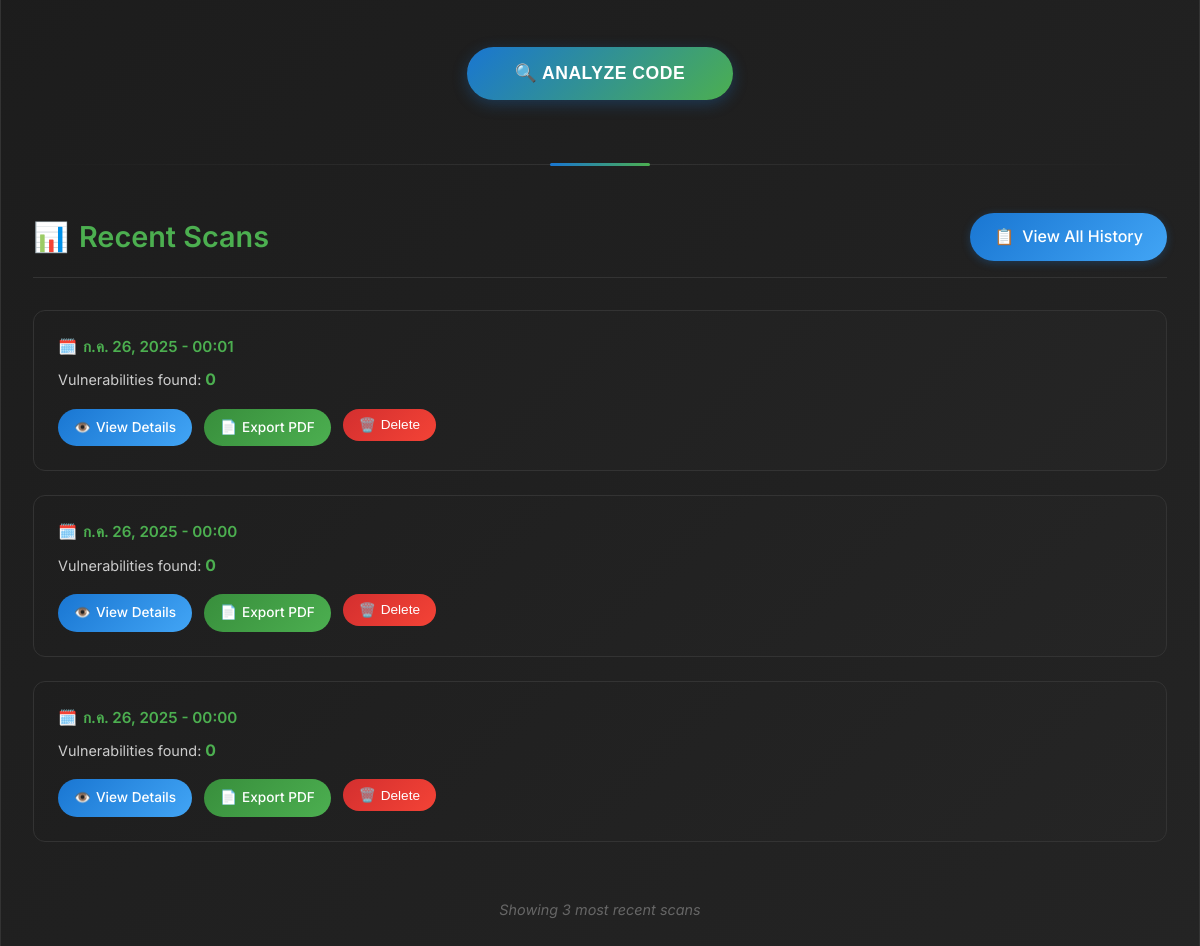
/index/ (signed in, lower part), run on an earlier commit of the app's database.
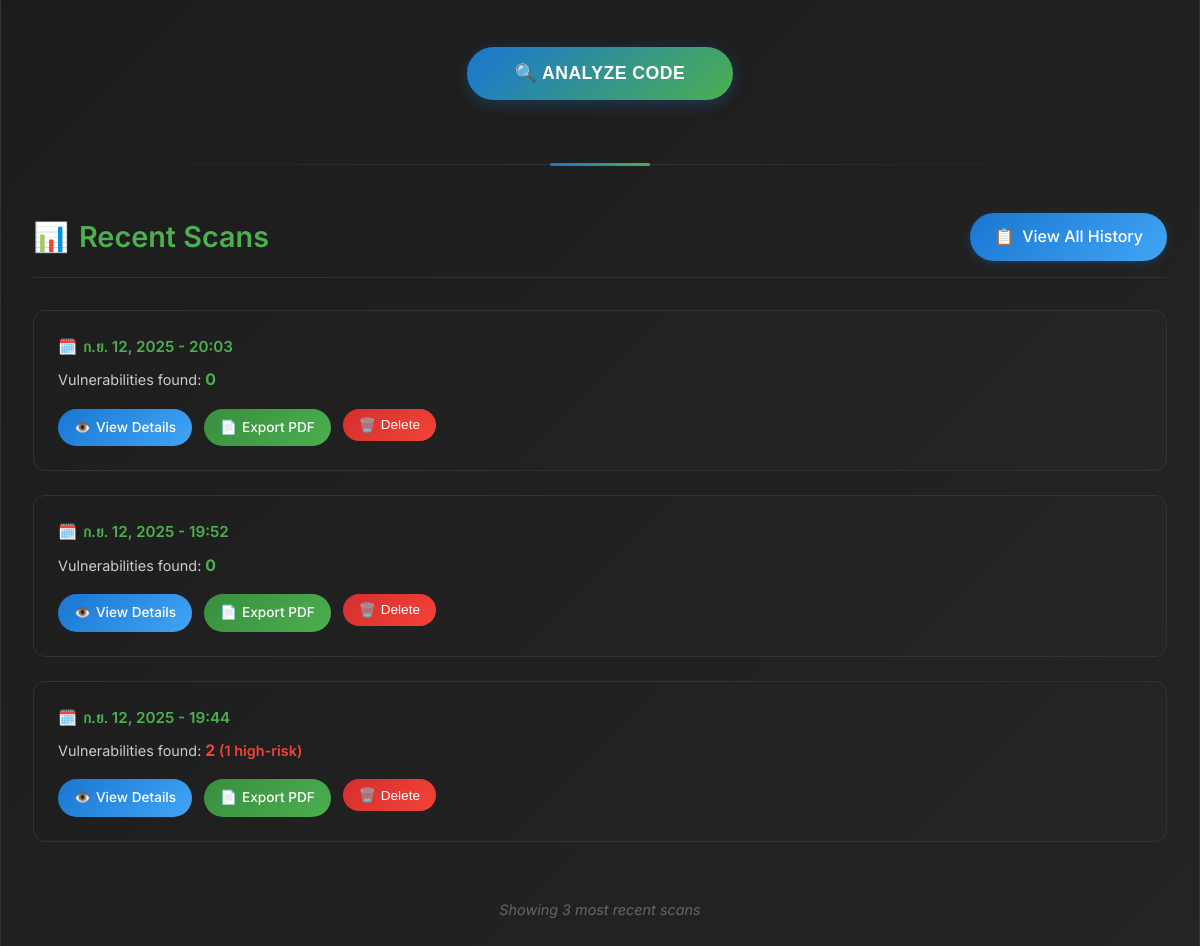
And on a later commit of the database.
### scp4/models.py (models this page shows, shortened)
class ScanResult(models.Model):
    user = models.ForeignKey(
        User,
        on_delete=models.CASCADE,
        related_name='scan_results',
        db_index=True,
        verbose_name="ผู้ใช้"
    )
    scanned_at = models.DateTimeField(
        auto_now_add=True,
        db_index=True,
        verbose_name="วันที่และเวลาที่สแกน"
    )
    scanned_code = models.TextField(verbose_name="โค้ดที่ถูกสแกน")
    analysis_result_raw = models.TextField(
        blank=True,
        null=True,
        verbose_name="ผลลัพธ์ดิบจาก AI"
    )
    ai_model_used = models.CharField(
        max_length=100,
        default="deepseek-coder:6.7b",
        verbose_name="AI Model ที่ใช้"
    )
    total_vulnerabilities = models.PositiveIntegerField(
        default=0,
        verbose_name="จำนวนช่องโหว่รวม"
    )
    critical_severity_count = models.PositiveIntegerField(
        default=0,
        verbose_name="Critical"
    )
    high_severity_count = models.PositiveIntegerField(
        default=0,
        verbose_name="High"
    )
    medium_severity_count = models.PositiveIntegerField(
        default=0,
        verbose_name="Medium"
    )
    low_severity_count = models.PositiveIntegerField(
        default=0,
        verbose_name="Low"
    )
    info_severity_count = models.PositiveIntegerField(
        default=0,
        verbose_name="Info"
    )
    class Meta:
        verbose_name = "ผลลัพธ์การสแกน"
        verbose_name_plural = "ผลลัพธ์การสแกน"
        ordering = ['-scanned_at']
        indexes = [
            models.Index(fields=['user', '-scanned_at']),
            models.Index(fields=['total_vulnerabilities']),
            models.Index(fields=['scanned_at']),
        ]

### scp4/views.py (the view)
# urls.py: path('index/', views.index, name='index'),
@login_required
def index(request):
    recent_scans = ScanResult.objects.filter(user=request.user).order_by('-scanned_at')[:3]
    context = {'recent_scans': recent_scans}
    return render(request, 'scp4/index.html', context)

### scp4/templates/scp4/index.html (shortened to what this page needs)
{% extends "scp4/base.html" %}
{% load static %}
{% block content %}
<div id="scan-input-area">
    <div class="analyze-button-container">
        <button id="analyze-button" class="btn btn-primary">
            <span>🔍</span> Analyze Code
        </button>
    </div>
</div>
<div class="section-divider"></div>
<div class="history-header">
    <h2 class="history-title">
        <span>📊</span>
        Recent Scans
    </h2>
    <a href="{% url 'scp4:scan_history' %}" class="view-all-btn">
        <span>📋</span>
        View All History
    </a>
</div>
<div class="history-grid">
    {% if recent_scans %}
        {% for result in recent_scans %}
        <div class="history-item" data-scan-id="{{ result.id }}">
            <div class="history-info">
                <div class="history-details">
                    <div class="scan-date">
                        <span>🗓️</span>
                        {{ result.scanned_at|date:"M d, Y - H:i" }}
                    </div>
                    <div class="vulnerability-summary">
                        Vulnerabilities found:
                        <span class="vulnerability-count {% if result.total_vulnerabilities == 0 %}count-safe{% elif result.high_severity_count > 0 %}count-danger{% else %}count-warning{% endif %}">
                            {{ result.total_vulnerabilities|default:0 }}
                        </span>
                        {% if result.high_severity_count > 0 %}
                            <span style="color: #f44336; font-weight: 600;">({{ result.high_severity_count }} high-risk)</span>
                        {% endif %}
                    </div>
                </div>
            </div>
            <div class="history-actions">
                <a href="{% url 'scp4:view_scan_result' result.id %}" class="action-btn btn-view">
                    <span>👁️</span> View Details
                </a>
                <a href="{% url 'scp4:export_scan_report_pdf' result.id %}" target="_blank" class="action-btn btn-export">
                    <span>📄</span> Export PDF
                </a>
                <form action="{% url 'scp4:delete_scan_result' result.id %}" method="get" style="display: inline-block;"
                      onsubmit="return confirm('Are you sure you want to delete this scan result?')">
                    <button type="submit" class="action-btn btn-delete">
                        <span>🗑️</span> Delete
                    </button>
                </form>
            </div>
        </div>
        {% endfor %}
        {% if recent_scans|length == 3 %}
        <div style="text-align: center; margin-top: 1rem; padding: 1rem; color: #666; font-style: italic; font-size: 0.9em;">
            Showing 3 most recent scans
        </div>
        {% endif %}
    {% else %}
        <div class="empty-state">
            <div class="empty-icon">🔍</div>
            <div class="empty-title">No Scans Yet</div>
            <div class="empty-subtitle">Start by pasting your code above and clicking "Analyze Code"</div>
        </div>
    {% endif %}
</div>
{% endblock content %}

What changed in the data, as far as the page shows it:
removed ScanResult: scanned_at "ก.ค. 26, 2025 - 00:01", total_vulnerabilities "0"
removed ScanResult: scanned_at "ก.ค. 26, 2025 - 00:00", total_vulnerabilities "0"
removed ScanResult: scanned_at "ก.ค. 26, 2025 - 00:00", total_vulnerabilities "0"
added ScanResult: scanned_at "ก.ย. 12, 2025 - 20:03", total_vulnerabilities "0"
added ScanResult: scanned_at "ก.ย. 12, 2025 - 19:52", total_vulnerabilities "0"
added ScanResult: scanned_at "ก.ย. 12, 2025 - 19:44", total_vulnerabilities "2", high_severity_count "1"
